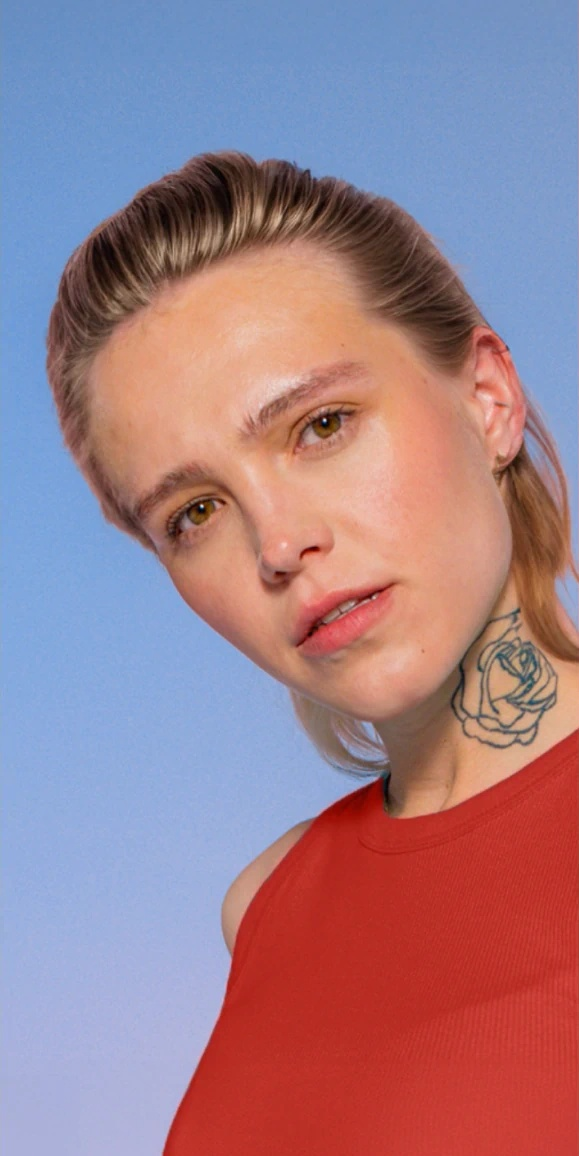
#> input picture assignment4/FaceMorphing/input/man.jpg, 579 x 1156 px, found by its file name
$ python main.py
#> lines starting #> are read from the running program, lines starting #| are printed output that depends on the picture
import cv2
import numpy as np

man_image = cv2.imread("input\\man.jpg")
#> man_image is the input picture: shape (1156, 579, 3); mean B, G, R 140, 126.8, 158.7
woman_image = cv2.imread("input\\woman.jpg")
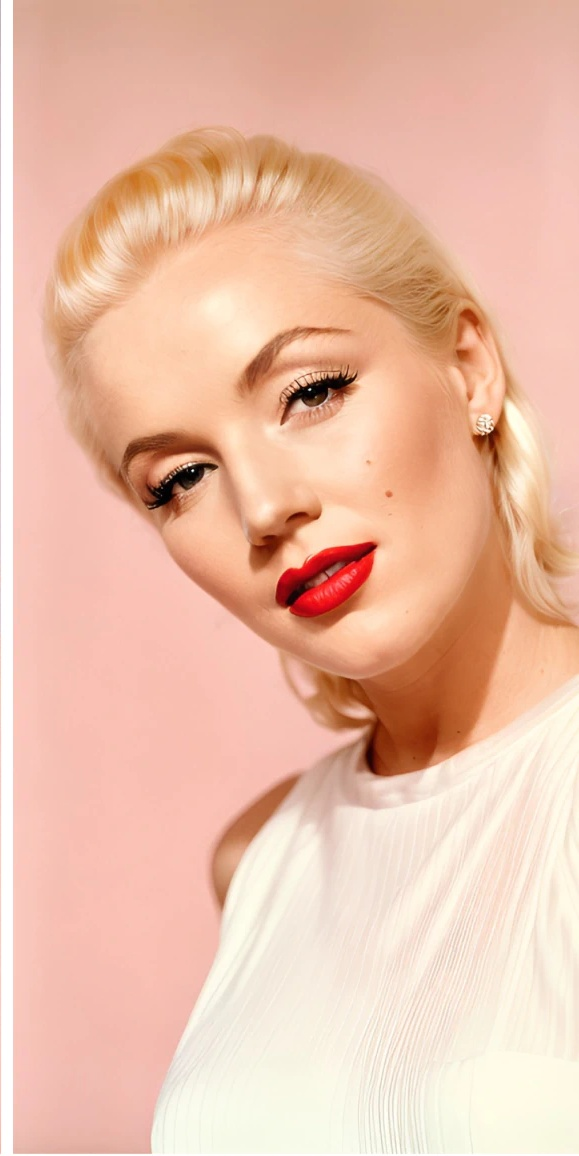
#> input picture assignment4/FaceMorphing/input/woman.jpg, 579 x 1156 px, found by its file name
#> woman_image is the input picture: shape (1156, 579, 3); mean B, G, R 169.3, 190.8, 235.8
result_image_1 = man_image.astype(np.float32) * 3 / 4 + woman_image.astype(np.float32) / 4
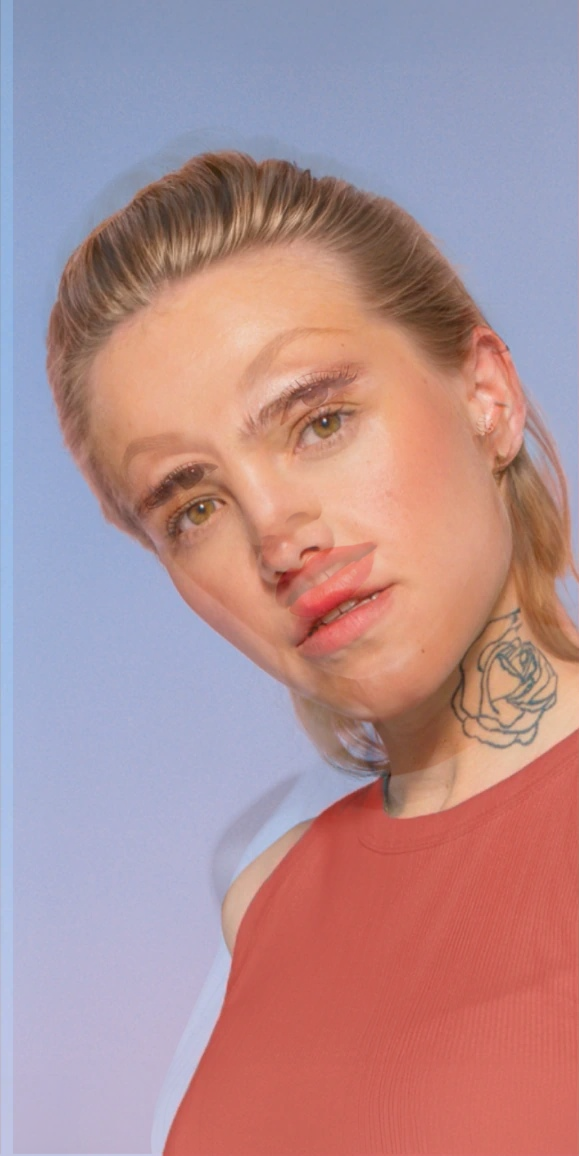
#> result_image_1: shape (1156, 579, 3) float32; mean B, G, R 147.2, 142.8, 178
result_image_2 = man_image.astype(np.float32)*2 / 4 + woman_image.astype(np.float32)*2 / 4
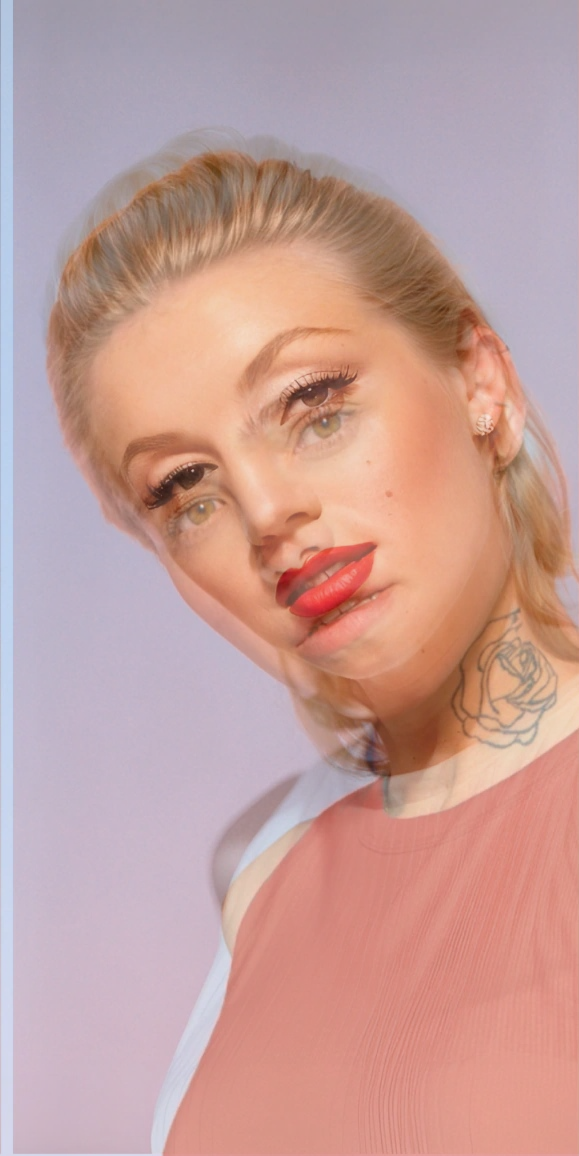
#> result_image_2: shape (1156, 579, 3) float32; mean B, G, R 154.7, 158.9, 197.2
result_image_3 = man_image.astype(np.float32)/ 4 + woman_image.astype(np.float32)*3 / 4
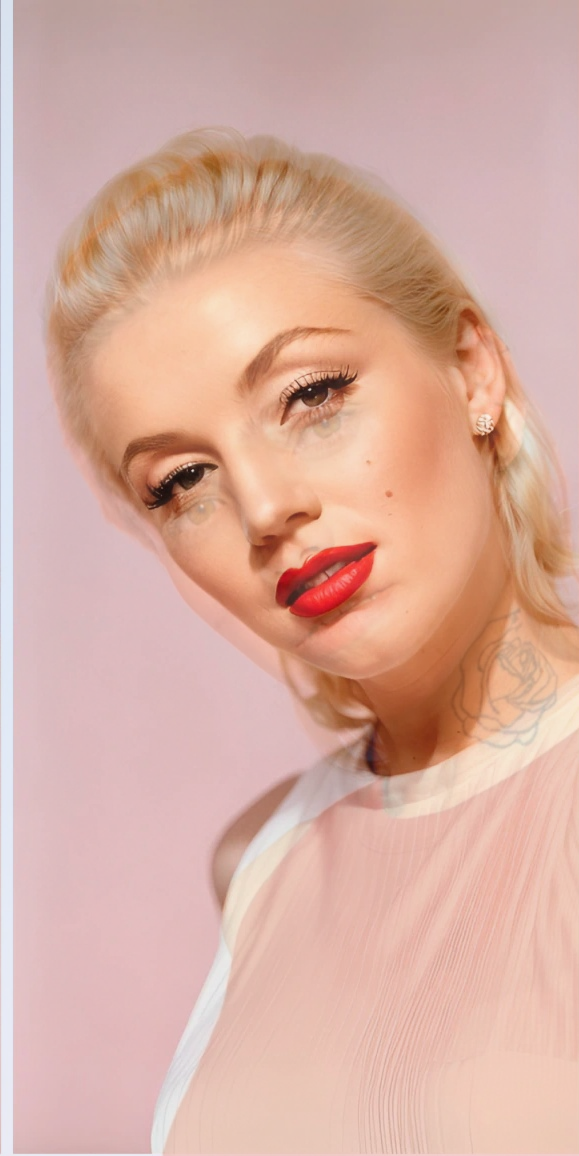
#> result_image_3: shape (1156, 579, 3) float32; mean B, G, R 162, 174.7, 216.6
result = np.concatenate((man_image,result_image_1.astype(np.uint8)\
                         ,result_image_2.astype(np.uint8)\
                        ,result_image_3.astype(np.uint8),woman_image),
                        axis=1)
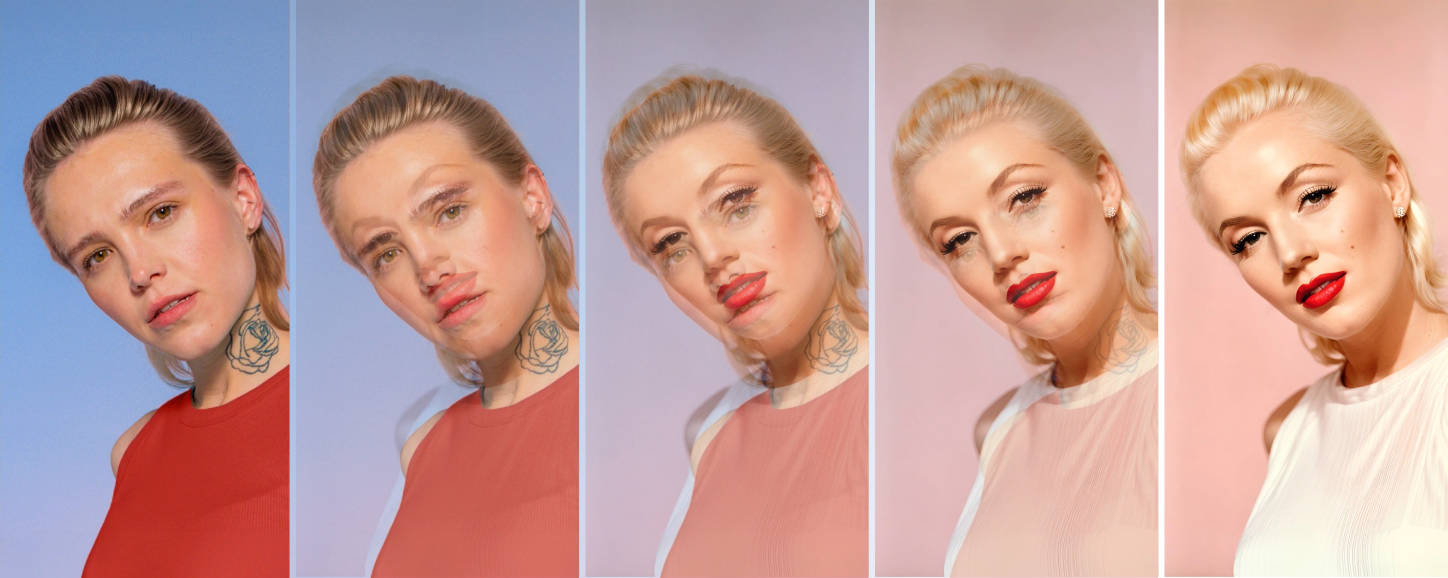
#> result: shape (1156, 2895, 3) (shown at 1/2 size); mean B, G, R 154.4, 158.6, 197
cv2.imwrite("output\\face_morphing.jpg",result)
